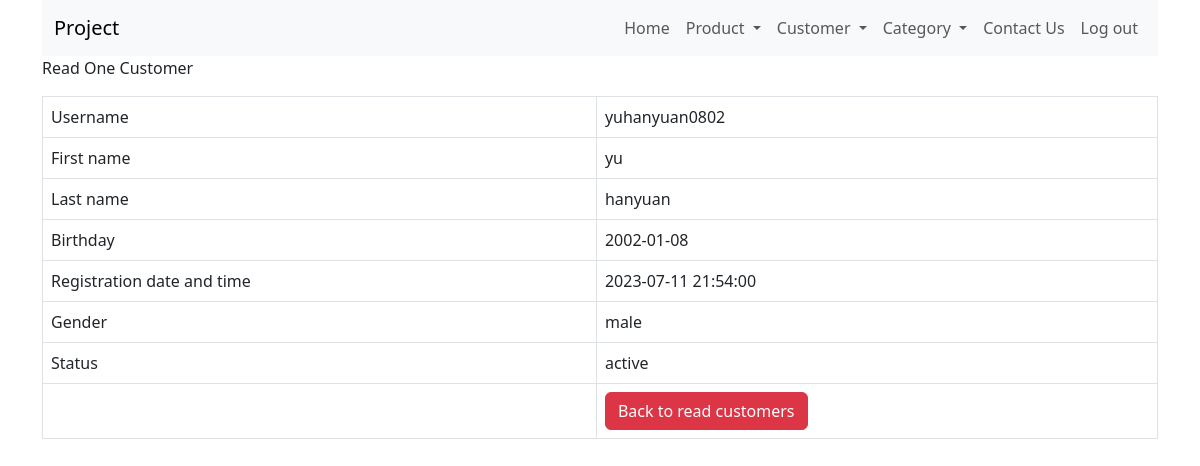
/customer_read_one.php?id=1, run on an earlier commit of the app's database.
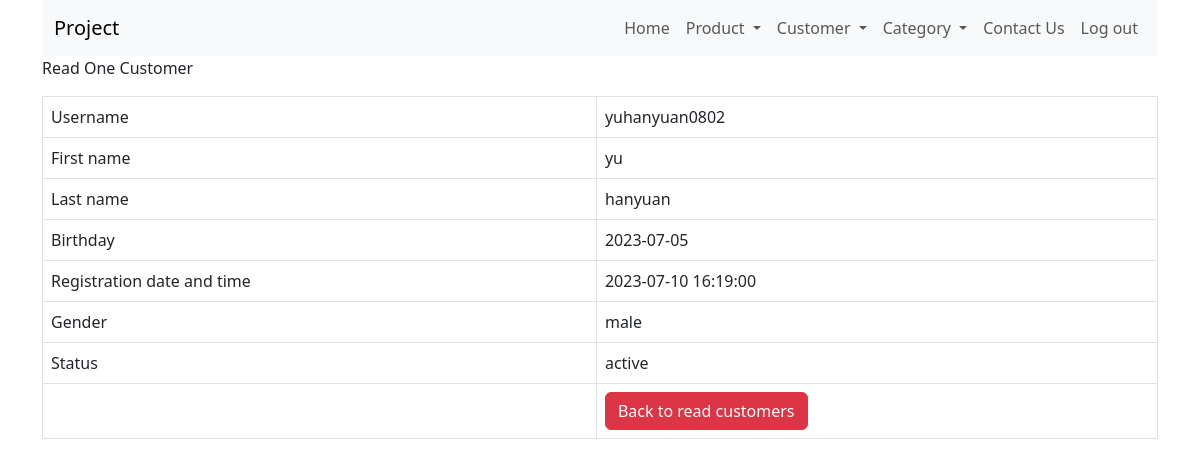
And on a later commit of the database.
### tables this page shows
CREATE TABLE IF NOT EXISTS `customers` (
  `user_id` int NOT NULL AUTO_INCREMENT,
  `username` varchar(20) NOT NULL,
  `first_name` varchar(20) NOT NULL,
  `last_name` varchar(20) NOT NULL,
  `password` text NOT NULL,
  `email` varchar(30) NOT NULL,
  `date_of_birth` date NOT NULL,
  `registration_date_time` datetime NOT NULL DEFAULT CURRENT_TIMESTAMP ON UPDATE CURRENT_TIMESTAMP,
  `gender` enum('male','female') NOT NULL,
  `status` enum('active','Inactive') NOT NULL DEFAULT 'active',
  PRIMARY KEY (`user_id`),
  UNIQUE KEY `username` (`username`)
);

### customer_read_one.php (the view, shortened to what this page needs)
<!DOCTYPE HTML>
<html>
<head>
    <link href="https://cdn.jsdelivr.net/npm/bootstrap@5.3.0/dist/css/bootstrap.min.css" rel="stylesheet">
</head>
<body>
    <div class="container">
        <?php
        include 'menu/menu.php';
        ?>
        <div>
            <p>Read One Customer</>
        </div>
        <?php
        $id = isset($_GET['id']) ? $_GET['id'] : die('ERROR: Record ID not found.');
        include 'config/database.php';
        try {
            $query = "SELECT user_id, username, first_name, last_name, date_of_birth, registration_date_time, gender, status FROM customers WHERE user_id = :id ";
            $stmt = $con->prepare($query);
            $stmt->bindParam(":id", $id);
            $stmt->execute();
            $row = $stmt->fetch(PDO::FETCH_ASSOC);
            $username = $row['username'];
            $firstname = $row['first_name'];
            $lastname = $row['last_name'];
            $date_of_birth = $row['date_of_birth'];
            $registration_date_time = $row['registration_date_time'];
            $gender = $row['gender'];
            $status = $row['status'];
        }
        catch (PDOException $exception) {
            die('ERROR: ' . $exception->getMessage());
        }
        ?>
        <table class='table table-hover table-responsive table-bordered'>
            <tr>
                <td>Username</td>
                <td><?php echo htmlspecialchars($username, ENT_QUOTES);  ?></td>
            </tr>
            <tr>
                <td>First name</td>
                <td><?php echo htmlspecialchars($firstname, ENT_QUOTES);  ?></td>
            </tr>
            <tr>
                <td>Last name</td>
                <td><?php echo htmlspecialchars($lastname, ENT_QUOTES);  ?></td>
            </tr>
            <tr>
                <td>Birthday</td>
                <td><?php echo htmlspecialchars($date_of_birth, ENT_QUOTES);  ?></td>
            </tr>
            <tr>
                <td>Registration date and time</td>
                <td><?php echo htmlspecialchars($registration_date_time, ENT_QUOTES);  ?></td>
            </tr>
            <tr>
                <td>Gender</td>
                <td><?php echo htmlspecialchars($gender, ENT_QUOTES);  ?></td>
            </tr>
            <tr>
                <td>Status</td>
                <td><?php echo htmlspecialchars($status, ENT_QUOTES);  ?></td>
            </tr>
            <tr>
                <td></td>
                <td>
                    <a href='customer_read.php' class='btn btn-danger'>Back to read customers</a>
                </td>
            </tr>
        </table>
    </div>
</body>
</html>

What changed in the data, as far as the page shows it:
changed customers "yuhanyuan0802": date_of_birth "2002-01-08" → "2023-07-05"; registration_date_time "2023-07-11 21:54:00" → "2023-07-10 16:19:00"
